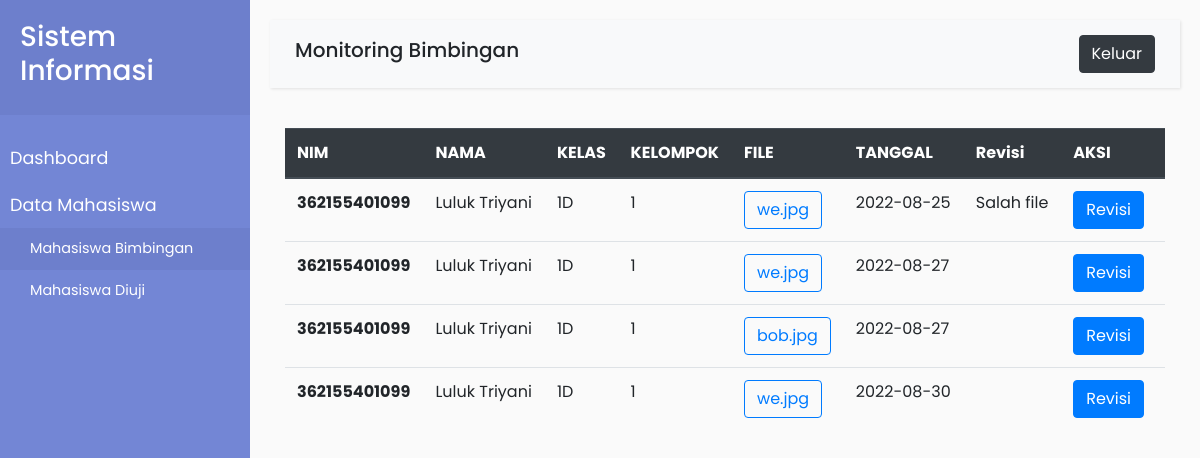
Page /monitoring-mhs.php?id=27 (signed in) on the committed database.
### tables this page shows
CREATE TABLE `anggota_kelompok` (
  `id` int(11) NOT NULL,
  `nama_anggota` varchar(45) DEFAULT NULL,
  `nim` varchar(45) NOT NULL
);

CREATE TABLE `mahasiswa` (
  `id` int(11) NOT NULL,
  `nama` varchar(45) NOT NULL,
  `nim` varchar(45) NOT NULL,
  `kelas` varchar(45) NOT NULL,
  `email` varchar(45) NOT NULL,
  `alamat` varchar(45) NOT NULL,
  `user_id` int(11) DEFAULT NULL,
  `anggota_kelompok_id` int(11) DEFAULT NULL
);

CREATE TABLE `lembar_kerja` (
  `id` int(11) NOT NULL,
  `tanggal` date NOT NULL,
  `file` varchar(45) NOT NULL,
  `revisi` varchar(255) DEFAULT NULL,
  `anggota_kelompok_id` int(11) NOT NULL
);

### koneksi.php (called while the page is built, shortened)
<?php
	class Database {
		var $host = "localhost";
		var $uname = "root";
		var $pass = "";
		var $db = "db_web";
		function __construct()
		{
			$this->koneksi = mysqli_connect($this->host, $this->uname, $this->pass, $this->db);
		}
		public function monitoring_bimbingan($id)
		{
			$data = mysqli_query($this->koneksi, "SELECT * FROM anggota_kelompok JOIN mahasiswa ON anggota_kelompok.id=mahasiswa.anggota_kelompok_id JOIN lembar_kerja ON anggota_kelompok.id=lembar_kerja.anggota_kelompok_id WHERE anggota_kelompok.id='$id'");
			return $data;
		}
	}
?>

### monitoring-mhs.php (the view, shortened to what this page needs)
<?php
include 'koneksi.php';
$db = new Database();
$kelompok_id = $_GET['id'];
$lembar_kerja = $db->monitoring_bimbingan($kelompok_id);
?>
<!DOCTYPE html>
<html>
<head>
    <link rel="stylesheet" href="assets/css/bootstrap.css">
    <link rel="stylesheet" href="assets/css/style.css">
</head>
<body>
    <div class="wrapper">
        <nav id="sidebar">
            <div class="sidebar-header">
                <h3>Sistem Informasi</h3>
            </div>
            <ul class="list-unstyled components">
                <li>
                    <a href="dashboard-dosen.php">Dashboard</a>
                </li>
                <li>
                    <a>Data Mahasiswa</a>
                    <ul class="list-unstyled" id="homeSubmenu">
                        <li class="active">
                            <a href="mhs-bimbingan.php">Mahasiswa Bimbingan</a>
                        </li>
                        <li>
                            <a href="mhs-uji.php">Mahasiswa Diuji</a>
                        </li>
                    </ul>
                </li>
            </ul>
        </nav>
        <div id="content">
            <nav class="navbar navbar-expand-lg navbar-light bg-light">
                <div class="container-fluid">
                    <h5>Monitoring Bimbingan</h5>
                    <a href="logout.php" class="btn btn-dark">Keluar</a>
            </nav>
            <div class="container-fluid">
                <table class="table">
                    <thead class="thead-dark">
                        <tr>
                            <th scope="col">NIM</th>
                            <th scope="col">NAMA</th>
                            <th scope="col">KELAS</th>
                            <th scope="col">KELOMPOK</th>
                            <th scope="col">FILE</th>
                            <th scope="col">TANGGAL</th>
                            <th scope="col">Revisi</th>
                            <th scope="col">AKSI</th>
                        </tr>
                    </thead>
                    <tbody>
                        <?php foreach ($lembar_kerja as $mhs) { ?>
                        <tr>
                            <th scope="row"><?php echo $mhs['nim']; ?></th>
                            <td><?php echo $mhs['nama']; ?></td>
                            <td><?php echo $mhs['kelas']; ?></td>
                            <td><?php echo $mhs['nama_anggota']; ?></td>
                            <td><a href="file/<?php echo $mhs['file']; ?>" class="btn btn-outline-primary"><?php echo $mhs['file']; ?></a></td>
                            <td><?php echo $mhs['tanggal']; ?></td>
                            <td><?php echo $mhs['revisi']; ?></td>
                            <td>
                                <button type="button" class="btn btn-primary mr-2" data-toggle="modal" data-target="#lembar<?php echo $mhs["id"] ?>">Revisi</button>
                            </td>
                        </tr>
                        <?php } ?>
                    </tbody>
                </table>
            </div>
        </div>
    </div>
</body>
</html>

### assets/css/style.css (style rules this page uses)
body { font-family: 'Poppins', sans-serif; background: #fafafa; }
a, a:hover, a:focus { color: inherit; text-decoration: none; transition: all 0.3s; }
.navbar { padding: 15px 10px; background: #fff; border: none; border-radius: 0; margin-bottom: 40px; box-shadow: 1px 1px 3px rgba(0, 0, 0, 0.1); }
.wrapper { display: flex; width: 100%; align-items: stretch; }
#sidebar { min-width: 250px; max-width: 250px; background: #7386D5; color: #fff; transition: all 0.3s; }
#sidebar .sidebar-header { padding: 20px; background: #6d7fcc; }
#sidebar ul.components { padding: 20px 0; }
#sidebar ul li a { padding: 10px; font-size: 1.1em; display: block; }
nav .active { color: #fff; background: #6d7fcc; }
ul ul a { font-size: 0.9em !important; padding-left: 30px !important; }
#content { width: 100%; padding: 20px; min-height: 100vh; transition: all 0.3s; }

### rows in the picture
anggota_kelompok: mahasiswa.nim "362155401099", mahasiswa.nama "Luluk Triyani", mahasiswa.kelas "1D", nama_anggota "1", lembar_kerja.file "we.jpg", lembar_kerja.tanggal "2022-08-25", lembar_kerja.revisi "Salah file", lembar_kerja.tanggal "2022-08-27", lembar_kerja.file "bob.jpg", lembar_kerja.tanggal "2022-08-30"
